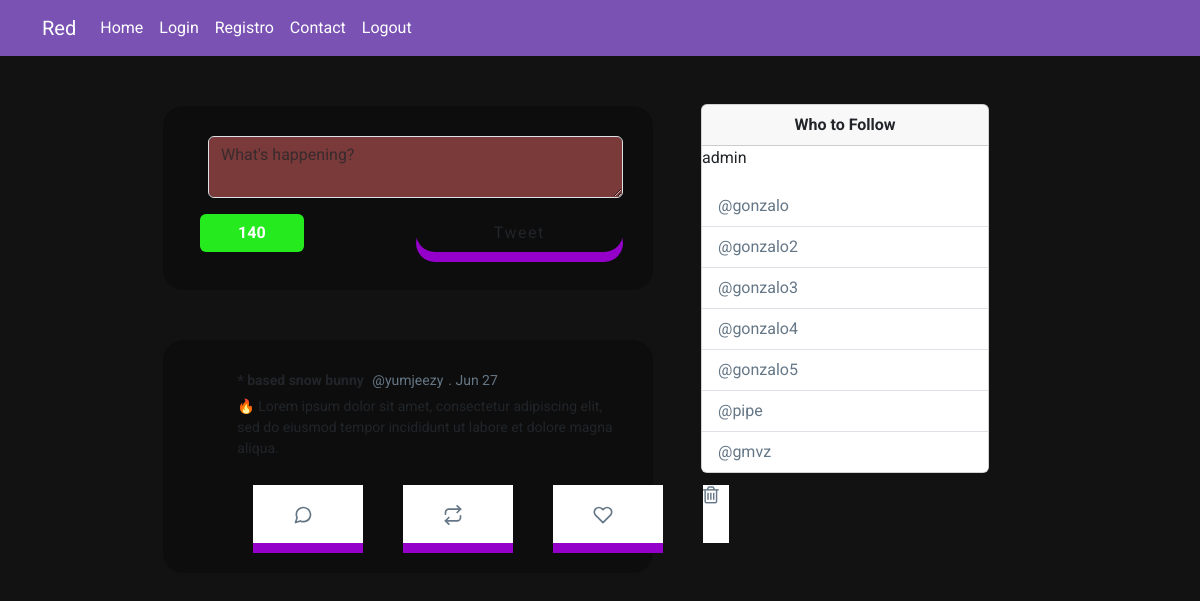
The page / (signed in) on the database as committed earlier.
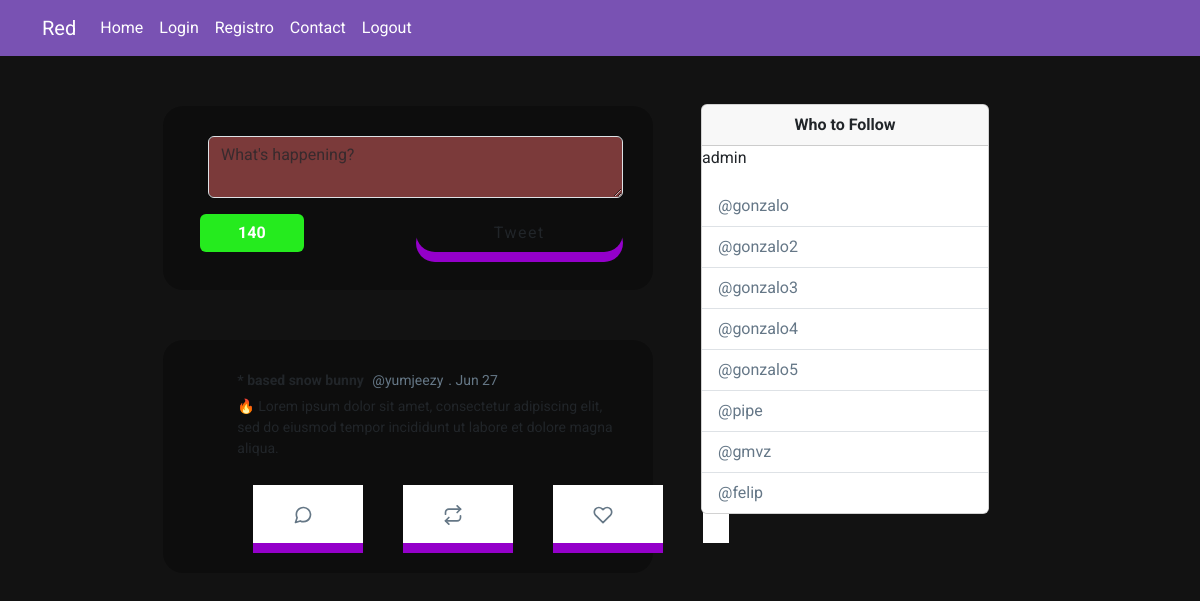
The same page on the database as committed later.
### app/models.py (models this page shows)
class UserAccount(AbstractUser):
    type = models.CharField(max_length=7,
                            choices=USER_TYPE,
                            default=USER_TYPE[1][0])

### app/views.py (the view)
# urls.py: path('', views.home, name = 'home'),
@login_required
def home(request):
    x = request
    Users = UserAccount.objects.all()
    UserProfiles = UserProfile.objects.all()
    context = {'Users': Users, 'UserProfiles': UserProfiles}
    return render(request=request, template_name='layout.html', context=context)

### app/templates/layout.html (shortened to what this page needs)
{% load static %}
{% load humanize %}
<!DOCTYPE html>
<html lang="en">
<head >
    <link href="https://stackpath.bootstrapcdn.com/font-awesome/4.7.0/css/font-awesome.min.css" rel="stylesheet">
    <link rel="stylesheet" type="text/css" href="{% static 'css/style.css' %}">
    <link rel="stylesheet" type="text/css" href="{% static 'css/bootstrap.css' %}">
</head>
<body >
    {% if request.user.is_authenticated %}
        {% load django_browser_reload %}
        <nav class = 'navbar navbar-expand-lg '>
            <div class = 'container'>
            <a class = 'navbar-brand text-white' href = '#'>Red</a>
            <div class = 'offcanvas offcanvas-start-lg 'style="background-color:#7952b3" tabindex = '-1' id = 'offcanvasExample'
                aria-labelledby = 'offcanvasExampleLabel'
            >
                <div class = 'offcanvas-body p-lg-0'>
                <ul class = 'navbar-nav'>
                    <li class = 'nav-item'>
                    <a class = 'nav-link active' aria-current = 'page' href = '/'>Home</a>
                    </li>
                    <li class = 'nav-item'>
                    <a class = 'nav-link active' aria-current = 'page' href = '/login'>Login</a>
                    </li>
                    <li class = 'nav-item'>
                    <a class = 'nav-link active' aria-current = 'page' href = '/signup'>Registro</a>
                    </li>
                    <li class = 'nav-item'>
                    <a class = 'nav-link active' aria-current = 'page' href = '#'>Contact</a>
                    </li>
                    <li class = 'nav-item'>
                        <a class = 'nav-link active' aria-current = 'page' href="/logout" class="btn text-white my-2 my-sm-0" type="submit">Logout</a>
                    </li>
                </ul>
                </div>
            </div>
            </div>
        </nav>
        {% block content %}
        <div id="main" class="container-fluid d-flex">
            <div class="content">
                <div id="inputTweetArea" class="tweet-wrap">
                    <div class="d-flex">
                        <div class="col-xs">
                        </div>
                        <form class="col pr-0  ">
                            <textarea class="form-control w-100" id="contentsBox"
                                placeholder="What's happening?" style="background-color: rgb(123, 58, 58)"></textarea>
                            <div class="container d-flex" style="padding: 1rem 0 0 0;" >
                                <div id="leftBtn">
                                    <div id="charBadge" class="badge badge-pill badge-primary ml-2"
                                        style="display: flex;align-items: center;width: 50%;justify-content: center;">
                                        <div id="charCountArea">140</div>
                                    </div>
                                </div>
                                <div id="rightBtn">
                                    <button class="btn rounded-pill" style="width: 100%;">Tweet</button>
                                </div>
                            </div>
                        </form>
                    </div>
                </div>
                <div id="tweetCards">
                    <div class="tweet-wrap" style="border-radius:20px">
                        <div class="tweet-header">
                            <div class="tweet-header-info">
                                * based snow bunny <span>@yumjeezy</span><span>. Jun 27
                                </span>
                                <p>🔥 Lorem ipsum dolor sit amet, consectetur adipiscing elit, sed do eiusmod tempor
                                    incididunt
                                    ut labore et dolore magna aliqua. </p>
                            </div>
                        </div>
                        <div class="tweet-info-counts">
                            <div class="comments">
                                <button style="background: white; border: none;">
                                </button>
                            </div>
                            <div class="retweets">
                                <button style="background: white; border: none;">
                                </button>
                            </div>
                            <div class="likes">
                                <button style="background: white; border: none;">
                                </button>
                            </div>
                            <div class="trash">
                                <a href="#" style="background: white; border: none;">
                                    <i class="fa fa-trash-o" style="color:#657786; font-size: 20px" aria-hidden="true"></i>
                                </a>
                            </div>
                        </div>
                    </div>
                </div>
            </div>
            <div class="sidebar m-5 d-none d-xl-block">
                <div class="card" style="width: 18rem;">
                    <div class="card-header">
                        Who to Follow
                    </div>
                    <ul class="list-group list-group-flush">
                        <p>{{ request.user }}</p>
                        {% for User in Users %}
                            {% if User.username != request.user.username %}
                                {% if User not in request %}
                                    <li class="list-group-item"
                                        style="text-decoration: none;color: #657787;">@{{User.username}}</li>
                                {% endif %}
                            {% endif %}
                        {% endfor %}
                    </ul>
                </div>
            </div>
        </div>
        {% endblock content %}
    {% endif %}
</body>
</html>

### app/static/css/style.css (style rules this page uses)
.card { border: none; }
.card-header { background-color: #5f1eeb; color: white; text-align: center; font-weight: bold; border: none; }
#main { justify-content: center; }
#inputTweetArea { border-radius: 20px; }
#leftBtn { width: 50%; text-align: left; padding: 0; }
#rightBtn { width: 50%; text-align: right; padding: 0; }
.tweet-wrap { max-width: 490px; background: #0000004b; margin: 0 auto; margin-top: 50px; border-radius: 3px; padding: 30px; }
.tweet-header { display: flex; align-items: flex-start; font-size: 14px; }
.tweet-header-info { font-weight: bold; }
.tweet-header-info span { color: #657786; font-weight: normal; margin-left: 5px; }
.tweet-header-info p { font-weight: normal; margin-top: 5px; }
.tweet-info-counts { display: flex; margin-left: 60px; margin-top: 10px; }
.tweet-info-counts div { display: flex; margin-right: 20px; }
.tweet-info-counts div svg { color: #657786; margin-right: 10px; }
button { padding: 17px 40px; border-radius: 10px; border: 0; background-color: #bb00ff; letter-spacing: 1.5px; font-size: 15px; transition: all .3s ease; box-shadow: #9400ca 0px 10px 0px 0px; color: hsl(0, 0%, 100%); }
#charBadge { background-color: #25eb1e ; position: relative; left: -8px; font-size: 1rem; height: 100%; }
a:link { color: #1E96EB ; text-decoration: none; }
body { font-family: 'Roboto', sans-serif; }
* { margin: 0; padding: 0; }
@media (min-width : 992px) { .offcanvas { visibility : visible; position : relative; background : none; border : none; justify-content : end; color : rgb(0, 0, 0); } }
.navbar-nav li a { color: white !important; }
.navbar { padding: 0.75rem 0; background-color: #7952b3; }

Rows that differ between the two databases and show on the page:
added UserAccount: username "felip"
